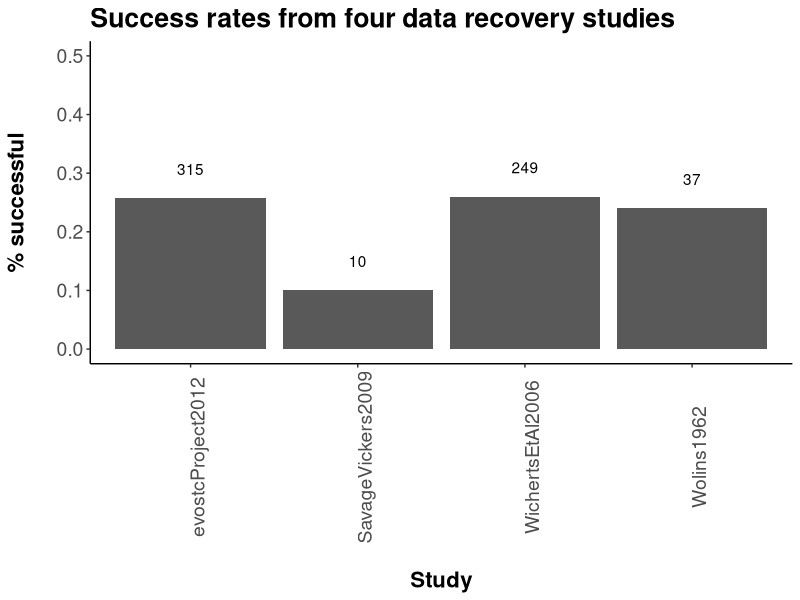
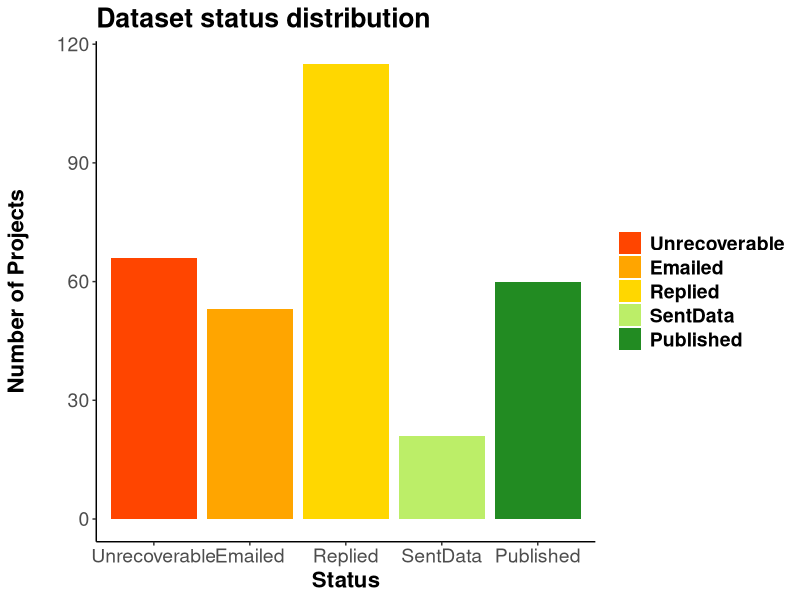

Recreate these plots in R, in order. (Note: this script raises an error after producing the figures.)
## ---- chunk 1

library(knitr)
library(dplyr)
library(readr)
library(ggplot2)
library(reshape2)
library(grid)
library(gridExtra)
library(gtable)

rslt=read.csv('data/archResRevised2.csv',header=T,stringsAsFactors=F)
rslt[rslt$Status=='published','Status']<-'Published'

rslt$succ=ifelse(rslt$Status %in% c('Published','SentData','Revised'),0,1)
rslt$statSucc=ifelse(rslt$Status %in% c('Published','SentData','Revised'),1,2) # 1 = success, 2 = not successful

agDes=read.csv('data/ecoInfoAgencyDesig.csv',header=T,stringsAsFactors=T,col.names=c('agency','agGrp','agSubGrp'))
agDes$agGrp=gsub('nonProf','private',agDes$agGrp)

rslt2=merge(rslt,agDes,all.x=T)
rslt2=rslt2 %>%
  filter(!end>2010) 
## ---- chunk 2
statusCols=c('Unrecoverable'='orangered',
             'Emailed'='orange',
             'Replied'='gold',
             'SentData'='darkolivegreen2',
             'Revised'='darkolivegreen3',
             'Published'='forestgreen')

## ---- chunk 3

comp=data.frame(study=c('SavageVickers2009','WichertsEtAl2006','Wolins1962','evostcProject2012'),
                n=c(10,249,37,nrow(rslt2)),
                successRate=c(0.10,0.26,0.24,
                              nrow(rslt2[rslt2$succ==0,])/nrow(rslt2)))
comp

stComparison<-ggplot(comp,aes(x=study,y=successRate))+
  geom_bar(stat = "identity")+
  theme(axis.line=element_line('black'),
        panel.grid.major = element_blank(),
        panel.grid.minor = element_blank(),
        panel.border = element_blank(),
        panel.background = element_blank())+
  theme(axis.text.x = element_text(angle=90))+
  xlab('\nStudy')+
  ylim(0,0.5)+
  ylab('% successful\n')+
  ggtitle('Success rates from four data recovery studies')+
  theme(axis.text=element_text(size=14),
        title=element_text(size=16,face="bold"))+
  theme(axis.line.x = element_line(color="black"),
        axis.line.y = element_line(color="black"))+
  annotate("text",x=1,y=comp$successRate[4]+0.05,label=as.character(comp$n[4]))+
  annotate("text",x=2,y=comp$successRate[1]+0.05,label=as.character(comp$n[1]))+
  annotate("text",x=3,y=comp$successRate[2]+0.05,label=as.character(comp$n[2]))+
  annotate("text",x=4,y=comp$successRate[3]+0.05,label=as.character(comp$n[3]))
stComparison
## ---- chunk 4

overall=table(rslt2$Status)
overallLong=melt(overall)
colnames(overallLong)=c('Status','nDatasets')
overall2=overallLong %>%
  mutate(prop=nDatasets/sum(nDatasets))

possible=overallLong %>%
  filter(!Status=='Unrecoverable') %>%
  mutate(prop=nDatasets/sum(nDatasets))

statusOrd=c('Unrecoverable','Emailed','Replied','SentData','Revised','Published')
#rslt2$Status=as.factor(rslt2$Status,levels=statusOrd,ordered=T)

statPlot=ggplot()+
  geom_bar(data=rslt2,
                 aes(x=factor(Status,levels=statusOrd,ordered=T),fill=Status))+
  scale_fill_manual(labels=statusOrd,values=statusCols,breaks=statusOrd)+
  theme(legend.title=element_blank())+
  theme(panel.grid.major = element_blank(),
        panel.grid.minor = element_blank(),
        panel.border = element_blank(),
        panel.background = element_blank())+
  #theme(axis.text.x = element_text(angle=90))+
  xlab('Status')+
  ylab('Number of Projects\n')+
  ggtitle('Dataset status distribution')+
  theme(axis.text=element_text(size=14),
        title=element_text(size=16,face="bold"),
        legend.text = element_text(size = 14, face = "bold"))+
  theme(axis.line.x = element_line(color="black"),
        axis.line.y = element_line(color="black"))

statPlot

## ---- chunk 5

catYN=as.data.frame(table(rslt2$dataType,rslt2$succ))
colnames(catYN)=c('category','succ','nDatasets')

broadSpl=strsplit(as.character(catYN$category),'-')
catYN$broad=sapply(broadSpl,function(x) x[1])
bioSub=sapply(broadSpl,function(x) x[2])

bioYN=catYN %>%
  filter(broad=='biological') %>%
  mutate(subCat=na.omit(bioSub)) %>%
  group_by(category) %>%
  mutate(grpTots=sum(nDatasets)) %>%
  mutate(prop=nDatasets/grpTots)

bioYN$subCat=factor(bioYN$subCat,levels=c('plankton','benthicInverts','fish','birds','mammals'))

##### general fields (biology grouped)

sums=bioYN %>%
  group_by(succ) %>%
  summarise(nDatasets=sum(nDatasets)) %>%
  mutate(category='biological') %>%
  select(category,succ,nDatasets)

broadDf=catYN %>%
  filter(!broad=='biological') %>%
  group_by(broad) %>%
  mutate(grpTots=sum(nDatasets)) %>%
  mutate(prop=nDatasets/grpTots)
  
broadDf$category<-factor(broadDf$category,levels=c('physical',"biological",'social',"oil",'modeling'))
broadDf[9:10,]<-sums
broadDf[9:10,'prop'] <- c(broadDf$nDatasets[9]/sum(sums$nDatasets),broadDf$nDatasets[10]/sum(sums$nDatasets))
broadDf[9:10,'grpTots'] <- sum(sums$nDatasets)

broadNds=ggplot(broadDf[broadDf$succ==0,],aes(x=category,y=grpTots))+
  geom_bar(stat = "identity",fill="grey")+
  theme(axis.line=element_line('black'),
        panel.grid.major = element_blank(),
        panel.grid.minor = element_blank(),
        panel.border = element_blank(),
        panel.background = element_blank())+
  theme(axis.text.x = element_blank(),
        axis.title.x = element_blank())+
  ggtitle('General fields')+
  ylab('Number of datasets\n')+
  theme(axis.text=element_text(size=14),
        title=element_text(size=16,face="bold"))+
  theme(axis.line.x = element_line(color="black"),
        axis.line.y = element_line(color="black"))
  
broadPerc=ggplot(broadDf[broadDf$succ==0,],aes(x=category,y=(prop*100)))+
  geom_bar(stat = "identity",fill="black")+
  scale_x_discrete(labels=c('physical',"biological",'social',"oil",'modeling'))+
  theme(axis.line=element_line('black'),
        panel.grid.major = element_blank(),
        panel.grid.minor = element_blank(),
        panel.border = element_blank(),
        panel.background = element_blank(),
        axis.text.x = element_text(angle=90))+
  xlab('Field')+
  ylab('% successful')+
  ylim(0,75)+
  theme(axis.text=element_text(size=14),
        title=element_text(size=16,face="bold"))+
  theme(axis.line.x = element_line(color="black"),
        axis.line.y = element_line(color="black"))+
  annotate("text", x = 1, y=broadDf$prop[[3]]*100+3, label = as.character(broadDf[broadDf$category=="physical" & broadDf$succ==0,"grpTots"]))+
  annotate("text", x = 2, y=broadDf$prop[[9]]*100+3, label = as.character(broadDf[broadDf$category=="biological" & broadDf$succ==0,"grpTots"]))+
  annotate("text", x = 3, y=broadDf$prop[[4]]*100+3, label = as.character(broadDf[broadDf$category=="social" & broadDf$succ==0,"grpTots"]))+
  annotate("text", x = 4, y=broadDf$prop[[2]]*100+3, label = as.character(broadDf[broadDf$category=="oil" & broadDf$succ==0,"grpTots"]))+
  annotate("text", x = 5, y=broadDf$prop[[1]]*100+3, label = as.character(broadDf[broadDf$category=="modeling" & broadDf$succ==0,"grpTots"]))

#biology fields

bioPerc=ggplot(bioYN[bioYN$succ==0,],aes(x=subCat,y=(prop*100)))+
  geom_bar(stat = "identity",fill="black")+
  scale_x_discrete(labels=c("plankton","inverts","fish","birds","mammals"))+
  theme(axis.line=element_line('black'),
        panel.grid.major = element_blank(),
        panel.grid.minor = element_blank(),
        panel.border = element_blank(),
        panel.background = element_blank())+
  theme(axis.text.x = element_text(angle=90),
        axis.title.y = element_blank())+
  ylim(0,75)+
  xlab('Bio Field')+
  #ylab('% successful')+
  theme(axis.text=element_text(size=14),
        title=element_text(size=16,face="bold"))+
  theme(axis.line.x = element_line(color="black"),
        axis.line.y = element_line(color="black"))+
  annotate("text", x = 1, y=bioYN$prop[[5]]*100+3, label = as.character(bioYN[bioYN$category=="biological-plankton" & bioYN$succ==0,"grpTots"]))+
  annotate("text", x = 2, y=bioYN$prop[[1]]*100+3, label = as.character(bioYN[bioYN$category=="biological-benthicInverts" & bioYN$succ==0,"grpTots"]))+
  annotate("text", x = 3, y=bioYN$prop[[3]]*100+3, label = as.character(bioYN[bioYN$category=="biological-fish" & bioYN$succ==0,"grpTots"]))+
  annotate("text", x = 4, y=bioYN$prop[[2]]*100+3, label = as.character(bioYN[bioYN$category=="biological-birds" & bioYN$succ==0,"grpTots"]))+
  annotate("text", x = 5, y=bioYN$prop[[4]]*100+3, label = as.character(bioYN[bioYN$category=="biological-mammals" & bioYN$succ==0,"grpTots"]))

bioNds=ggplot(bioYN[bioYN$succ==0,],aes(x=subCat,y=grpTots))+
  geom_bar(stat = "identity",fill="grey")+
  theme(axis.line=element_line('black'),
        panel.grid.major = element_blank(),
        panel.grid.minor = element_blank(),
        panel.border = element_blank(),
        panel.background = element_blank())+
  theme(axis.text.x = element_blank(),
        axis.title = element_blank())+
  #ylim=c(0,300)+
  ggtitle('Biology sub-fields')+
  ylab('Number of datasets\n')+
  theme(axis.text=element_text(size=14),
        title=element_text(size=16,face="bold"))+
  theme(axis.line.x = element_line(color="black"),
        axis.line.y = element_line(color="black"))

grid.arrange(broadNds,bioNds,broadPerc,bioPerc, ncol = 2,heights=c(1,1.5))

## ---- chunk 6
ggplot(broadDf[broadDf$succ==0,], aes(x=factor(broad,levels=c('physical',"biological",'social',"oil",'modeling')), y=prop*100, size=grpTots, label=grpTots),guide=FALSE)+
  geom_point(colour="black", fill="grey", shape=21)+
  scale_size_area(max_size = 15)+
  geom_text(size=3,colour="red")+
  #scale_x_discrete(breaks=c('physical',"biological",'social',"oil",'modeling'))+
  scale_y_continuous(name="% successful", limits=c(0,100))+
  theme(axis.line=element_line('black'),
        panel.grid.major = element_blank(),
        panel.grid.minor = element_blank(),
        panel.border = element_blank(),
        panel.background = element_blank())+
  theme(axis.text.x = element_text(angle=90),
        axis.title.x = element_blank())+
  #ylim=c(0,300)+
  ggtitle('General categories: bubble plot')+
  theme(axis.text=element_text(size=14),
        title=element_text(size=16,face="bold"))+
  theme(axis.line.x = element_line(color="black"),
        axis.line.y = element_line(color="black"))
## ---- chunk 7
secSubYN=as.data.frame(table(rslt2$agSubGrp,rslt2$succ))
colnames(secSubYN)=c('subSector','succ','nDatasets')

secSubYN2=secSubYN %>%
  group_by(subSector) %>%
  mutate(prop=nDatasets/sum(nDatasets))
secSubYN2$subSector=factor(secSubYN2$subSector,levels=c("gov_fed","gov_state","academia","nonProf","private","tribe"),ordered = T)

subSecNds=ggplot(secSubYN2,aes(x=subSector,y=nDatasets))+
  geom_bar(stat = "identity",fill="grey")+
  theme(axis.line=element_line('black'),
        panel.grid.major = element_blank(),
        panel.grid.minor = element_blank(),
        panel.border = element_blank(),
        panel.background = element_blank())+
  theme(axis.text.x = element_blank(),
        axis.title.x = element_blank())+
  ylab('Number of Projects\n')+
  theme(axis.text=element_text(size=14),
        title=element_text(size=16,face="bold"))+
  theme(axis.line.x = element_line(color="black"),
        axis.line.y = element_line(color="black"))

subSecPerc=ggplot(secSubYN2[secSubYN2$succ==0,],aes(x=subSector,y=as.numeric(prop*100)))+
  geom_bar(stat = "identity",fill="black")+
  scale_x_discrete(breaks=levels(secSubYN2$subSector),
                   labels=c("govFed","govState","academia","nonProfit","forProfit","tribes"))+
  theme(axis.line=element_line('black'),
        panel.grid.major = element_blank(),
        panel.grid.minor = element_blank(),
        panel.border = element_blank(),
        panel.background = element_blank(),
        axis.text.x = element_text(angle=90))+
  xlab('Sector')+
  ylab('% successful\n')+
  ylim(0,75)+
  #ggtitle('Percent success by research sector type')+
  theme(axis.text=element_text(size=14),
        title=element_text(size=16,face="bold"))+
  theme(axis.line.x = element_line(color="black"),
        axis.line.y = element_line(color="black"))

grid.arrange(subSecNds, subSecPerc, ncol = 1, heights=c(1,1.75))
## ---- chunk 8

rslt2$succ<-ifelse(rslt2$Status %in% c('Unrecoverable','Emailed','Replied'),1,0)

endYr=rslt2 %>%
  filter(!end<1989) %>%
  filter(!end>2010) %>%
  select(succ,end)

endYrs=as.data.frame(table(endYr$end,endYr$succ))
colnames(endYrs)=c('year','succ','freq')
endYrs<- mutate(endYrs,since=(2012-as.numeric(paste(endYrs$year))))

yrsPropEnd<-endYrs %>%
  group_by(as.character(year)) %>%
  mutate(yrSum=sum(freq)) %>%
  mutate(prop=freq/yrSum)

yrsNds=ggplot(yrsPropEnd[yrsPropEnd$succ==0,],aes(x=since,y=yrSum)) +
  geom_bar( stat="identity",fill="red")+
  theme(axis.line=element_line('black'),
        panel.grid.major = element_blank(),
        panel.grid.minor = element_blank(),
        panel.border = element_blank(),
        panel.background = element_blank(),
        axis.title.y=element_text(color="black"),
        axis.title.x=element_blank())+
  xlim(max(endYrs$since),min(endYrs$since))+
  #ylim(0,100)+ 
  #xlab('Years since funding award')+
  ylab('Number\nof Projects')+
  theme(legend.position="none",
        axis.text=element_text(size=14),
        title=element_text(size=16,face="bold"),
        axis.line.x = element_line(color="black"),
        axis.line.y = element_line(color="black"))


yrsPerc=ggplot(yrsPropEnd[yrsPropEnd$succ==0,],aes(x=since,y=as.numeric(prop*100)))+
  geom_bar(stat = "identity",fill="blue")+
  xlim(max(endYrs$since),min(endYrs$since))+
  theme(axis.line=element_line('black'),
        panel.grid.major = element_blank(),
        panel.grid.minor = element_blank(),
        panel.border = element_blank(),
        panel.background = element_blank())+
  xlab('Sector')+
  ylab('% successful\n')+
  ylim(0,75)+
  #ggtitle('Percent success by research sector type')+
  theme(axis.text=element_text(size=14),
        title=element_text(size=16,face="bold"))+
  theme(axis.line.x = element_line(color="black"),
        axis.line.y = element_line(color="black"))

grid.arrange(yrsNds, yrsPerc, ncol = 1, heights=c(1,1.5))
## ---- chunk 9
grpd<-yrsPropEnd
grpd$prop[23:44]<-0
grpd$yrSum[23:44]<-0

propBar=ggplot(grpd,aes(x=since,y=(prop*100),fill = succ)) +
  geom_bar(position = "dodge", stat="identity")+
  scale_fill_manual(values = c("red", "red"))+
  #scale_x_continuous(breaks = 1:10)+
  theme(axis.line=element_line('black'),
        panel.grid.major = element_blank(),
        panel.grid.minor = element_blank(),
        panel.border = element_rect(colour = "black",fill=NA),
        panel.background = element_blank(),
        axis.title.y=element_text(color="red"))+
  xlim(max(endYrs$since),min(endYrs$since))+
  ylim(0,100)+ 
  #xlab('Years since funding award')+
  ylab('% successful')+
  #ggtitle('Percent over time')+
  theme(axis.text=element_text(size=14),
        title=element_text(size=16,face="bold"),
        legend.position="none")


nBar <- ggplot(grpd,aes(x=since,y=yrSum,fill = rev(succ)))+
  geom_bar(position = "dodge", stat="identity")+
  scale_fill_manual(values = c("blue", "blue"))+
  theme(axis.line=element_line('black'),
        panel.grid.major = element_blank(),
        panel.grid.minor = element_blank(),
        panel.border = element_blank(),
        panel.background = element_blank(),
        axis.title.y=element_text(color="blue"))+
  xlim(max(endYrs$since),min(endYrs$since))+
  xlab('Years since project ended')+
  ylab('Number of Projectss')+
  #ggtitle('Number of EVOS datasets collected\nbased on the number of years since a project ended')+
  theme(axis.text=element_text(size=14),
        title=element_text(size=16,face="bold"),
        legend.position="none")

# extract gtable
pb <- ggplot_gtable(ggplot_build(nBar))
nb <- ggplot_gtable(ggplot_build(propBar))

# overlap the panel of 2nd plot on that of 1st plot
pp <- c(subset(pb$layout, name == "panel", se = t:r))
g <- gtable_add_grob(pb, nb$grobs[[which(nb$layout$name == "panel")]], pp$t, 
                     pp$l, pp$b, pp$l)

# axis tweaks
ia <- which(nb$layout$name == "axis-l")
ga <- nb$grobs[[ia]]
ax <- ga$children[[2]]
ax$widths <- rev(ax$widths)
ax$grobs <- rev(ax$grobs)
ax$grobs[[1]]$x <- ax$grobs[[1]]$x - unit(1, "npc") + unit(0.15, "cm")
g <- gtable_add_cols(g, nb$widths[nb$layout[ia, ]$l], length(g$widths) - 1)
g <- gtable_add_grob(g, ax, pp$t, length(g$widths) - 1, pp$b)
g <- gtable_add_grob(g, nb$grob[[7]], pp$t, length(g$widths), pp$b)
# draw it
grid.draw(g)
## ---- chunk 10
reas=rslt2 %>%
  filter(Status=='Unrecoverable') %>%
  filter(!reason=="no data generated") %>%
  filter(!reason=="data uvailable") %>%
  select(Status,reason)
reasTab=as.data.frame(table(reas$reason))
colnames(reasTab)=c('reason','nDatasets')

## add in status = 'emailed' to 'no contact info' & status = "replied" to unwilling to share? ...discuss with group

reasTab[reasTab$reason=='no contact info',"nDatasets"] <- (reasTab[reasTab$reason=='no contact info',"nDatasets"] + length(rslt2[rslt2$Status=='Emailed','Status'])) 

levels(reasTab$reason)=c(levels(reasTab$reason),'communication lost')

reasTab[6,]<-c('communication lost', length(rslt2[rslt2$Status=='Replied','Status'])+1)# +1 for one of the 'data unavailable' datasets, add the other to "data lost"
reasTab[1,2]<-as.numeric(as.character(reasTab[reasTab$reason=="data lost","nDatasets"]))+1

reasTab<-arrange(reasTab,desc(as.numeric(nDatasets)))
reasTab$reason<-factor(reasTab$reason,levels = reasTab$reason,ordered = T)

whyNot<-ggplot(reasTab,aes(x=reason,y=as.numeric(nDatasets)))+
  geom_bar(stat = "identity")+
  theme(axis.line=element_line('black'),
        panel.grid.major = element_blank(),
        panel.grid.minor = element_blank(),
        panel.border = element_blank(),
        panel.background = element_blank())+
  theme(axis.text.x = element_text(angle=90))+
  #xlab('\nReason data were not recovered')+
  ylab('Number of Projects\n')+
  ggtitle('Why are data not recovered?')+
  theme(axis.text=element_text(size=14),
        title=element_text(size=16,face="bold"))+
  theme(axis.line.x = element_line(color="black"),
        axis.line.y = element_line(color="black")) ## *** add each n as text above bar
whyNot
